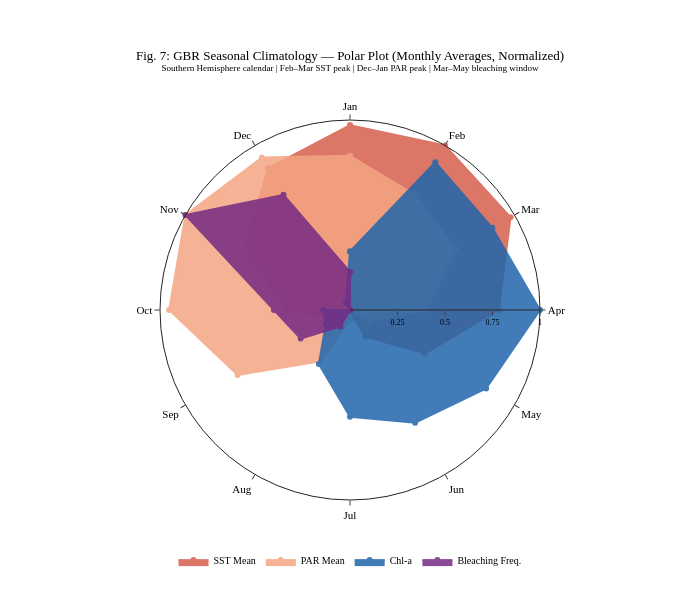

Notebook source saved alongside this figure:
### Code cell
import plotly.graph_objects as go
import numpy as np

monthly_avg = df.groupby('month').agg(
    sst=('sst_mean', 'mean'),
    par=('par_mean', 'mean'),
    chl=('pred_chlor_a_mean', 'mean'),
    bleach=('bleaching_risk', 'mean')
).reset_index()

# Normalize each variable to 0–1 for radar
from sklearn.preprocessing import MinMaxScaler
scaler = MinMaxScaler()
norm = pd.DataFrame(
    scaler.fit_transform(monthly_avg[['sst', 'par', 'chl', 'bleach']]),
    columns=['SST Mean', 'PAR Mean', 'Chl-a', 'Bleaching Freq.']
)
norm['month'] = monthly_avg['month']

month_labels = ['Jan','Feb','Mar','Apr','May','Jun',
                'Jul','Aug','Sep','Oct','Nov','Dec']

fig = go.Figure()

colors = {
    'SST Mean':      '#d6604d',
    'PAR Mean':      '#f4a582',
    'Chl-a':         '#2166ac',
    'Bleaching Freq.':'#762a83'
}

for col, color in colors.items():
    vals = norm[col].tolist()
    vals += [vals[0]]  # close the loop
    fig.add_trace(go.Scatterpolar(
        r=vals,
        theta=month_labels + [month_labels[0]],
        name=col,
        line=dict(color=color, width=2),
        fill='toself',
        fillcolor=color.replace(')', ',0.08)').replace('rgb', 'rgba') if 'rgb' in color else color,
        opacity=0.85,
    ))

fig.update_layout(
    polar=dict(
        radialaxis=dict(
            visible=True, range=[0, 1],
            tickvals=[0.25, 0.5, 0.75, 1.0],
            tickfont=dict(size=8, family='Times New Roman'),
            gridcolor='lightgrey',
        ),
        angularaxis=dict(
            tickfont=dict(size=11, family='Times New Roman'),
            direction='clockwise',
            rotation=90,
        ),
        bgcolor='white',
    ),
    title=dict(
        text='Fig. 7: GBR Seasonal Climatology — Polar Plot (Monthly Averages, Normalized)<br>'
             '<sup>Southern Hemisphere calendar | Feb–Mar SST peak | Dec–Jan PAR peak | Mar–May bleaching window</sup>',
        x=0.5, xanchor='center',
        font=dict(family='Times New Roman', size=13),
    ),
    legend=dict(
        font=dict(family='Times New Roman', size=10),
        orientation='h', y=-0.12, x=0.5, xanchor='center'
    ),
    paper_bgcolor='white',
    height=600, width=700,
    margin=dict(t=120, b=100, l=80, r=80),
)

fig.write_html('fig7_polar_climatology.html')
# fig.write_image('fig7_polar_climatology.png', width=900, height=750, scale=3)
fig.show()

### Figure 1 — Plotly figure (JSON) as saved in the notebook; plotly's stock layout.template omitted (floating-point values rounded to 4 significant figures)
{"data": [{"fill": "toself", "fillcolor": "#d6604d", "line": {"color": "#d6604d", "width": 2}, "name": "SST Mean", "opacity": 0.85, "r": [0.9724, 1, 0.9755, 0.7834, 0.4558, 0.1615, 0.01001, 0, 0.09293, 0.3334, 0.6429, 0.8612, 0.9724], "theta": ["Jan", "Feb", "Mar", "Apr", "May", "Jun", "Jul", "Aug", "Sep", "Oct", "Nov", "Dec", "Jan"], "type": "scatterpolar"}, {"fill": "toself", "fillcolor": "#f4a582", "line": {"color": "#f4a582", "width": 2}, "name": "PAR Mean", "opacity": 0.85, "r": [0.8115, 0.6955, 0.6397, 0.3987, 0.1169, 0, 0.05374, 0.3124, 0.6831, 0.952, 1, 0.9268, 0.8115], "theta": ["Jan", "Feb", "Mar", "Apr", "May", "Jun", "Jul", "Aug", "Sep", "Oct", "Nov", "Dec", "Jan"], "type": "scatterpolar"}, {"fill": "toself", "fillcolor": "#2166ac", "line": {"color": "#2166ac", "width": 2}, "name": "Chl-a", "opacity": 0.85, "r": [0.3084, 0.898, 0.8648, 1.0, 0.8271, 0.6856, 0.5617, 0.3281, 0.1469, 0.1405, 0, 0.04275, 0.3084], "theta": ["Jan", "Feb", "Mar", "Apr", "May", "Jun", "Jul", "Aug", "Sep", "Oct", "Nov", "Dec", "Jan"], "type": "scatterpolar"}, {"fill": "toself", "fillcolor": "#762a83", "line": {"color": "#762a83", "width": 2}, "name": "Bleaching Freq.", "opacity": 0.85, "r": [0.2, 0, 0, 0, 0, 0, 0, 0.1, 0.3, 0.4, 1, 0.7, 0.2], "theta": ["Jan", "Feb", "Mar", "Apr", "May", "Jun", "Jul", "Aug", "Sep", "Oct", "Nov", "Dec", "Jan"], "type": "scatterpolar"}], "layout": {"height": 600, "legend": {"font": {"family": "Times New Roman", "size": 10}, "orientation": "h", "x": 0.5, "xanchor": "center", "y": -0.12}, "margin": {"b": 100, "l": 80, "r": 80, "t": 120}, "paper_bgcolor": "white", "polar": {"angularaxis": {"direction": "clockwise", "rotation": 90, "tickfont": {"family": "Times New Roman", "size": 11}}, "bgcolor": "white", "radialaxis": {"gridcolor": "lightgrey", "range": [0, 1], "tickfont": {"family": "Times New Roman", "size": 8}, "tickvals": [0.25, 0.5, 0.75, 1], "visible": true}}, "title": {"font": {"family": "Times New Roman", "size": 13}, "text": "Fig. 7: GBR Seasonal Climatology — Polar Plot (Monthly Averages, Normalized)<br><sup>Southern Hemisphere calendar | Feb–Mar SST peak | Dec–Jan PAR peak | Mar–May bleaching window</sup>", "x": 0.5, "xanchor": "center"}, "width": 700}}
